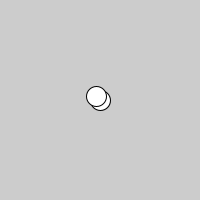
Frame 1 (no input)
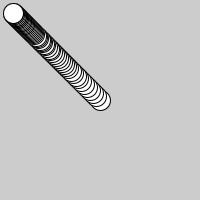
Frame 60 (the mouse pressed at the canvas centre just before this capture)
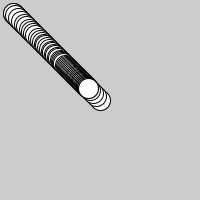
Frame 120 (the mouse held since frame 60 and released just before this capture)

The Processing sketch that drew these frames (run headless with seeded random() and noise(); from frame 60 on, the mouse is pressed at the canvas centre):

// Processing sketch: Steuerung
// ── Steuerung.pde
float x;
float y;
float drag = 30.0;

void setup() {
  size(200, 200);
  ellipse(width/2, height/2, 0.1*width, 0.1*height);
  x = width/2;
  y = width/2;
  smooth();
}

void draw() {
  float difx = mouseX - x;
  float dify = mouseY - y;

  if(abs(difx) > 1) {
    x = x + difx/drag;
    x = constrain(x, 0, width);
  }
  
    if(abs(dify) > 1) {
    y = y + dify/drag;
    y = constrain(y, 0, height);
  }
  
  ellipse(x, y, 0.1*width, 0.1*height);
}
